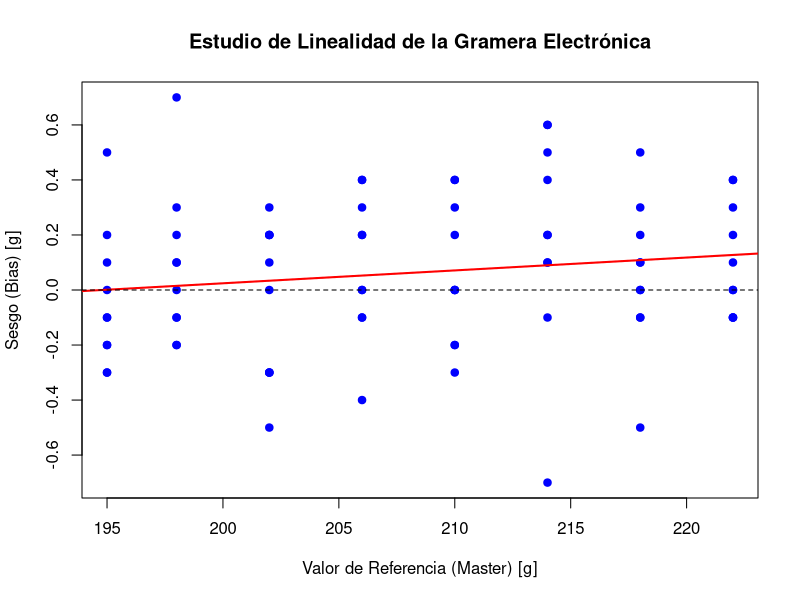

This figure's R source:
## ---- chunk 1
knitr::opts_chunk$set(echo = TRUE, warning = FALSE, message = FALSE)
library(readxl)
library(dplyr)
## ---- chunk 2
# Cargar datos de linealidad
datos_lin <- read_excel("paltas_linealidad.xlsx")

# Calcular el Sesgo (Bias)
datos_lin$Sesgo <- datos_lin$Peso - datos_lin$Valor_Master

# Modelo de regresión lineal para linealidad
modelo_lin <- lm(Sesgo ~ Valor_Master, data = datos_lin)
summary(modelo_lin)

# Gráfico de Linealidad
plot(datos_lin$Valor_Master, datos_lin$Sesgo, 
     main = "Estudio de Linealidad de la Gramera Electrónica",
     xlab = "Valor de Referencia (Master) [g]", 
     ylab = "Sesgo (Bias) [g]", 
     pch = 19, col = "blue")
abline(modelo_lin, col = "red", lwd = 2)
abline(h = 0, col = "black", lty = 2)
## ---- chunk 3
# Cargar datos del estudio Gage R&R
datos_rr <- read_excel("datos_palta.xlsx")
colnames(datos_rr) <- c("OrdenCorrida", "Parte", "Operador", "Medicion")

datos_rr$Parte <- as.factor(datos_rr$Parte)
datos_rr$Operador <- as.factor(datos_rr$Operador)

# ANOVA con interacción
anova_int <- aov(Medicion ~ Parte + Operador + Parte:Operador, data = datos_rr)
summary(anova_int)

# ANOVA final sin interacción (dado que p > 0.05 en la interacción)
anova_fin <- aov(Medicion ~ Parte + Operador, data = datos_rr)
res_fin <- summary(anova_fin)
print(res_fin)
## ---- chunk 4
# Parámetros
K <- 6
p <- 10
o <- 3
r <- 3
Tolerancia <- 15

tabla_aov <- res_fin[[1]]
CM_parte <- tabla_aov["Parte", "Mean Sq"]
CM_operador <- tabla_aov["Operador", "Mean Sq"]
CM_error <- tabla_aov["Residuals", "Mean Sq"]

Var_Repetibilidad <- CM_error
Var_Reproducibilidad <- max(0, (CM_operador - CM_error) / (p * r))
Var_Parte <- max(0, (CM_parte - CM_error) / (o * r))
Var_GRR <- Var_Repetibilidad + Var_Reproducibilidad
Var_Total <- Var_GRR + Var_Parte

SD_Rep <- sqrt(Var_Repetibilidad)
SD_Reprod <- sqrt(Var_Reproducibilidad)
SD_Parte <- sqrt(Var_Parte)
SD_GRR <- sqrt(Var_GRR)
SD_Total <- sqrt(Var_Total)

VE_Rep <- K * SD_Rep
VE_Reprod <- K * SD_Reprod
VE_Parte <- K * SD_Parte
VE_GRR <- K * SD_GRR
VE_Total <- K * SD_Total

# Tabla final tipo Manual Unidad 3
Tabla_Reporte <- data.frame(
  Fuente = c("Total R&R", "Repetibilidad", "Reproducibilidad", "Parte", "Total"),
  Varianza = round(c(Var_GRR, Var_Repetibilidad, Var_Reproducibilidad, Var_Parte, Var_Total), 4),
  Desv_Est = round(c(SD_GRR, SD_Rep, SD_Reprod, SD_Parte, SD_Total), 4),
  Var_Est_6_DE = round(c(VE_GRR, VE_Rep, VE_Reprod, VE_Parte, VE_Total), 4),
  Pct_Var = round(c((VE_GRR/VE_Total)*100, (VE_Rep/VE_Total)*100, (VE_Reprod/VE_Total)*100, (VE_Parte/VE_Total)*100, 100), 2),
  Pct_Contr = round(c((Var_GRR/Var_Total)*100, (Var_Repetibilidad/Var_Total)*100, (Var_Reproducibilidad/Var_Total)*100, (Var_Parte/Var_Total)*100, 100), 2),
  Pct_Tol = round(c((VE_GRR/Tolerancia)*100, (VE_Rep/Tolerancia)*100, (VE_Reprod/Tolerancia)*100, (VE_Parte/Tolerancia)*100, (VE_Total/Tolerancia)*100), 2)
)

knitr::kable(Tabla_Reporte, caption = "Reporte de Repetibilidad y Reproducibilidad")

# Número de Categorías Distintas (NDC)
NDC <- floor(1.41 * (SD_Parte / SD_GRR))
cat("Número de Categorías Distintas (NDC):", NDC)
